Frame 1 (no input): blank canvas, image omitted
Frame 60 (no input): blank canvas, image omitted
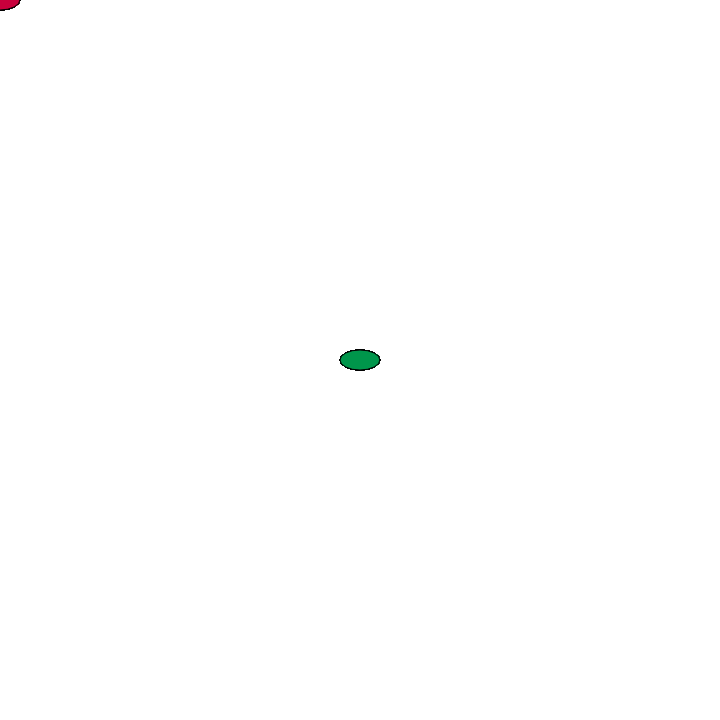
Frame 120 (the mouse pressed at the canvas centre since frame 60)

The p5.js sketch whose frames 1 and 60 were blank and that drew this single picture after the mouse press (run headless with seeded random() and noise() and a simulated clock; from frame 60 on, the mouse is pressed at the canvas centre):

// p5.js sketch
// ── sketch.js
function setup() {
  createCanvas(720, 720);
  }
  function draw() {
  if (mouseIsPressed) {
  fill(0,150,75);
  } else {
  fill(200,0,60);
  }
  ellipse(mouseX, mouseY, 40, 20);
  }
  
